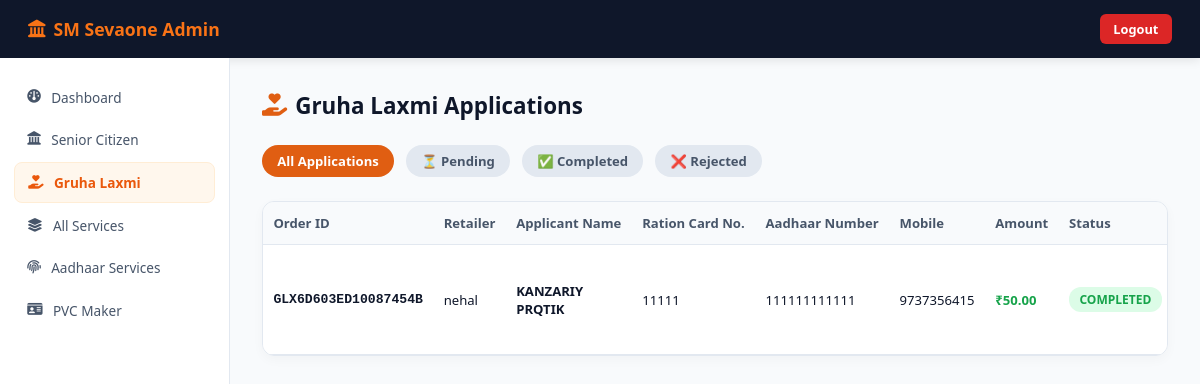
The page /admin-portal/gruha-laxmi/ (signed in) on the database its author committed.
### app/models.py (models this page shows, shortened)
class GruhaLaxmiApplication(models.Model):
    STATUS_CHOICES = [('PENDING', 'Pending'), ('PROCESSING', 'Processing'), ('COMPLETED', 'Completed'), ('REJECTED', 'Rejected')]
    retailer            = models.ForeignKey(Retailer, on_delete=models.SET_NULL, null=True, blank=True, related_name='gruha_laxmi_applications')
    order_id            = models.CharField(max_length=50, unique=True, editable=False)
    ration_number       = models.CharField(max_length=30)
    aadhaar_number      = models.CharField(max_length=12)
    applicant_name      = models.CharField(max_length=100)
    mobile              = models.CharField(max_length=10)
    output_pdf          = models.FileField(upload_to=upload_gruha_laxmi_output_pdf, null=True, blank=True)
    rejection_reason    = models.TextField(blank=True)
    amount              = models.DecimalField(max_digits=10, decimal_places=2, default=50.00)
    status              = models.CharField(max_length=20, choices=STATUS_CHOICES, default='PENDING')
    created_at          = models.DateTimeField(auto_now_add=True)
    processed_at        = models.DateTimeField(null=True, blank=True)
    class Meta:
        ordering = ['-created_at']

class Retailer(models.Model):
    retailer_id    = models.UUIDField(default=uuid.uuid4, editable=False, unique=True)
    user_id        = models.CharField(max_length=50, unique=True)
    password       = models.CharField(max_length=255)
    full_name      = models.CharField(max_length=100)
    mobile         = models.CharField(max_length=15, unique=True)
    email          = models.EmailField(max_length=100, blank=True)
    state          = models.CharField(max_length=50, blank=True)
    address        = models.TextField(blank=True)
    wallet_balance = models.DecimalField(max_digits=10, decimal_places=2, default=0)
    is_verified    = models.BooleanField(default=False)
    is_active      = models.BooleanField(default=True)
    created_at     = models.DateTimeField(auto_now_add=True)

### app/admin_views.py (the view)
# urls.py: path('admin-portal/gruha-laxmi/', admin_views.admin_gruha_laxmi_applications, name='admin_gruha_laxmi_list'),
def admin_gruha_laxmi_applications(request):
    if not _check_admin(request):
        return redirect('admin_login')
    status_filter = request.GET.get('status', 'ALL').upper()
    applications = GruhaLaxmiApplication.objects.all()
    if status_filter in ['PENDING', 'PROCESSING', 'COMPLETED', 'REJECTED']:
        applications = applications.filter(status=status_filter)
    return render(request, 'admin_gruha_laxmi_list.html', {
        'applications': applications,
        'current_status': status_filter
    })

### app/admin_views.py (called while the page is built)
def _check_admin(request):
    return request.session.get('is_admin') is True

### pan_project/templates/admin_gruha_laxmi_list.html (shortened to what this page needs)
<!DOCTYPE html>
<html lang="en">
<head>
<link rel="stylesheet" href="https://cdnjs.cloudflare.com/ajax/libs/font-awesome/6.4.0/css/all.min.css">
</head>
<body>
<div class="topbar">
  <div class="brand"><i class="fa-solid fa-landmark"></i> SM Sevaone Admin</div>
  <a href="{% url 'admin_logout' %}" class="btn-logout">Logout</a>
</div>
<div class="main-wrap">
  <div class="sidebar">
    <a href="{% url 'admin_dashboard' %}" class="nav-item"><i class="fa-solid fa-gauge"></i> Dashboard</a>
    <a href="{% url 'admin_senior_list' %}" class="nav-item"><i class="fa-solid fa-landmark"></i> Senior Citizen</a>
    <a href="{% url 'admin_gruha_laxmi_list' %}" class="nav-item active"><i class="fa-solid fa-hand-holding-heart"></i> Gruha Laxmi</a>
    <a href="{% url 'admin_other_services' %}" class="nav-item"><i class="fa-solid fa-layer-group"></i> All Services</a>
    <a href="{% url 'admin_aadhaar_list' %}" class="nav-item"><i class="fa-solid fa-fingerprint"></i> Aadhaar Services</a>
    <a href="{% url 'admin_pvc_list' %}" class="nav-item"><i class="fa-solid fa-id-card"></i> PVC Maker</a>
  </div>
  <div class="content">
    <div class="header-row">
      <h2 class="page-title"><i class="fa-solid fa-hand-holding-heart" style="color:#e05e12"></i> Gruha Laxmi Applications</h2>
    </div>
    <div class="filters">
      <a href="?status=ALL" class="filter-btn {% if current_status == 'ALL' %}active{% endif %}">All Applications</a>
      <a href="?status=PENDING" class="filter-btn {% if current_status == 'PENDING' %}active{% endif %}">⏳ Pending</a>
      <a href="?status=COMPLETED" class="filter-btn {% if current_status == 'COMPLETED' %}active{% endif %}">✅ Completed</a>
      <a href="?status=REJECTED" class="filter-btn {% if current_status == 'REJECTED' %}active{% endif %}">❌ Rejected</a>
    </div>
    <div class="card-table">
      <table>
        <thead>
          <tr>
            <th>Order ID</th>
            <th>Retailer</th>
            <th>Applicant Name</th>
            <th>Ration Card No.</th>
            <th>Aadhaar Number</th>
            <th>Mobile</th>
            <th>Amount</th>
            <th>Status</th>
          </tr>
        </thead>
        <tbody>
          {% for app in applications %}
          <tr>
            <td style="font-weight:700;color:#0f172a;font-family:monospace">{{ app.order_id }}</td>
            <td>{{ app.retailer.user_id|default:app.retailer.full_name }}</td>
            <td style="font-weight:600">{{ app.applicant_name }}</td>
            <td>{{ app.ration_number }}</td>
            <td>{{ app.aadhaar_number }}</td>
            <td>{{ app.mobile }}</td>
            <td style="font-weight:700;color:#16a34a">₹{{ app.amount }}</td>
            <td>
              {% if app.status == 'COMPLETED' %}
                <span class="badge badge-completed">COMPLETED</span>
              {% elif app.status == 'REJECTED' %}
                <span class="badge badge-rejected">REJECTED</span>
              {% else %}
                <span class="badge badge-pending">PENDING</span>
              {% endif %}
            </td>
          </tr>
          {% empty %}
          <tr>
            <td colspan="10" style="text-align:center;padding:2rem;color:#64748b">No Gruha Laxmi applications found.</td>
          </tr>
          {% endfor %}
        </tbody>
      </table>
    </div>
  </div>
</div>
</body>
</html>

### pan_project/templates/admin_gruha_laxmi_list.html (style rules this page uses)
* { box-sizing:border-box;margin:0;padding:0 }
body { font-family:'Segoe UI',system-ui,-apple-system,sans-serif;background:#f8fafc;color:#0f172a;min-height:100vh;display:flex;flex-direction:column }
.topbar { background:#0f172a;color:#fff;padding:.9rem 1.75rem;display:flex;align-items:center;justify-content:space-between;box-shadow:0 2px 10px rgba(0,0,0,0.1) }
.brand { font-size:1.1rem;font-weight:700;color:#f97316;display:flex;align-items:center;gap:8px }
.btn-logout { background:#dc2626;color:#fff;padding:.35rem .85rem;border-radius:6px;text-decoration:none;font-size:.8rem;font-weight:600 }
.main-wrap { display:flex;flex:1 }
.sidebar { width:230px;background:#ffffff;border-right:1px solid #e2e8f0;padding:1.25rem .85rem;display:flex;flex-direction:column;gap:.25rem }
.nav-item { display:flex;align-items:center;gap:.65rem;padding:.6rem .85rem;border-radius:8px;font-size:.85rem;color:#475569;text-decoration:none;font-family:inherit;transition:all 0.15s ease }
.nav-item.active { background:#fff7ed;color:#ea580c;font-weight:700;border:1px solid #ffedd5 }
.content { flex:1;padding:2rem;overflow-y:auto }
.header-row { display:flex;align-items:center;justify-content:space-between;margin-bottom:1.5rem }
.page-title { font-size:1.4rem;font-weight:700;color:#0f172a;display:flex;align-items:center;gap:8px }
.filters { display:flex;align-items:center;gap:.75rem;margin-bottom:1.5rem }
.filter-btn { padding:.45rem .95rem;border-radius:20px;background:#e2e8f0;color:#475569;text-decoration:none;font-size:.82rem;font-weight:600 }
.filter-btn.active,.filter-btn:hover { background:#e05e12;color:#fff }
.card-table { background:#fff;border-radius:12px;box-shadow:0 4px 12px rgba(0,0,0,0.03);border:1px solid #e2e8f0;overflow-x:auto }
table { width:100%;border-collapse:collapse;text-align:left;min-width:850px }
th,td { padding:.75rem .65rem;border-bottom:1px solid #e2e8f0;font-size:.82rem;vertical-align:middle }
th { background:#f8fafc;color:#475569;font-weight:700;white-space:nowrap }
.badge { display:inline-block;padding:.25rem .65rem;border-radius:12px;font-size:.75rem;font-weight:700;white-space:nowrap }
.badge-completed { background:#dcfce7;color:#16a34a }

### rows shown on the page
GruhaLaxmiApplication: order_id "GLX6D603ED10087454B", retailer.user_id "nehal", applicant_name "KANZARIY PRQTIK", ration_number "11111", aadhaar_number "111111111111", mobile "9737356415", amount "50.00", status "COMPLETED"
